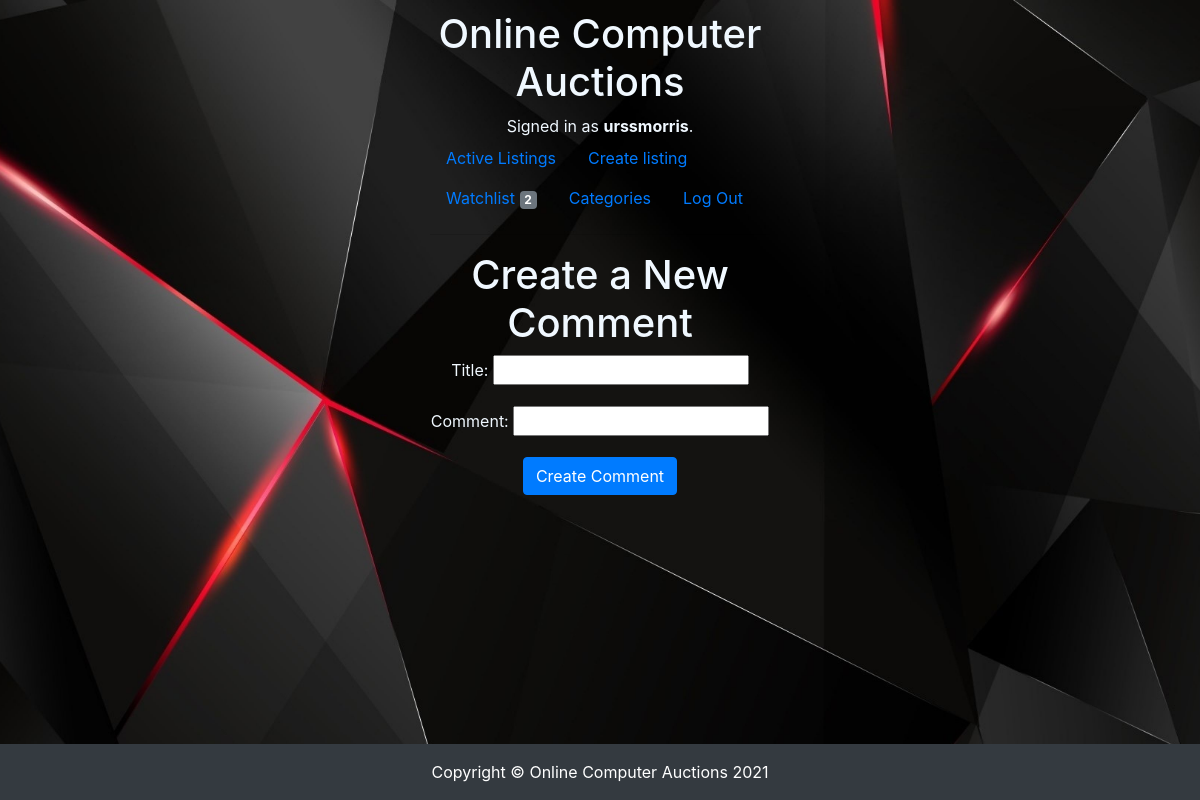
The app's page /comment/1 (signed in), older data.
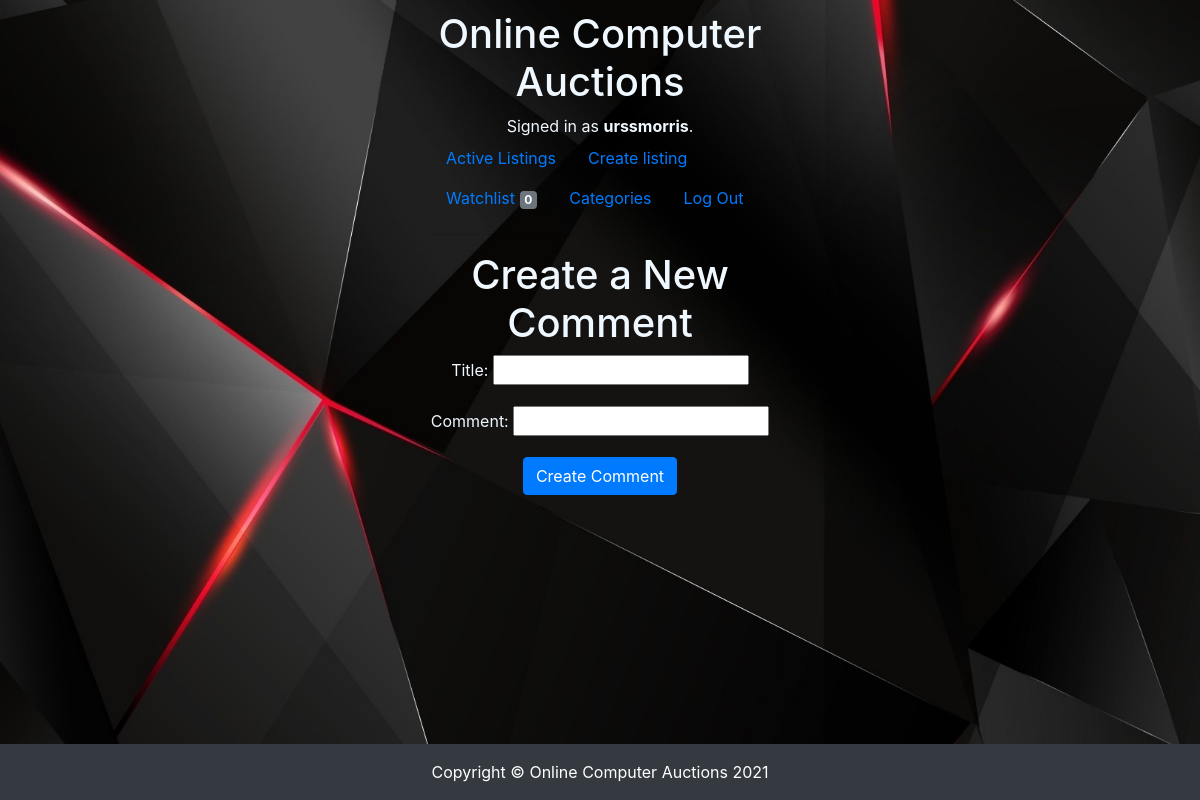
The same page, newer data.
### auctions/models.py (models this page shows)
class User(AbstractUser):
    pass

### auctions/views.py (the view)
# urls.py: path("comment/<int:listing_id>", views.comment, name="comment"),
def comment(request, listing_id):
    user = User.objects.get(username=request.user)
    listing = Listing.objects.get(pk=listing_id)
    if request.method == "POST":
        form = CommentForm(request.POST)
        if form.is_valid():
            comment = form.save(commit=False)
            comment.user = user
            comment.save()
            listing.comments.add(comment)
            listing.save()
            return HttpResponseRedirect(reverse('listing', args=(listing.id,)))
        else:
            return render(request, "auctions/comment.html", {
                "form": form,
                "listing_id": listing.id,
            })
    else:
        return render(request, "auctions/comment.html", {
            "form": CommentForm(),
            "listing_id": listing.id
        })

### auctions/forms.py
class CommentForm(ModelForm):
  class Meta:
    model = Comment
    fields = ["title", "comment"]

### auctions/templates/auctions/comment.html (shortened to what this page needs)
{% extends 'auctions/layout.html' %}
{% block body %}
  <h1>Create a New Comment</h1>
  <form action="{% url 'comment' listing_id %}" method="POST">
    {{ form.as_p }}
    <input type="submit" value="Create Comment" class="btn btn-primary">
  </form>
{% endblock %}

### auctions/templates/auctions/layout.html (shortened to what this page needs)
{% load static %}
<!DOCTYPE html>
<html lang="en">
    <head>
        <link rel="stylesheet" href="https://stackpath.bootstrapcdn.com/bootstrap/4.4.1/css/bootstrap.min.css">
        <link href="{% static 'auctions/styles.css' %}" rel="stylesheet">
    </head>
    <body class="bg-img" style="background-image: url('{% static "auctions/images/top_background.jpg"%}');">
        <h1>Online Computer Auctions</h1>
        <div>
            {% if user.is_authenticated %}
                Signed in as <strong>{{ user.username }}</strong>.
            {% else %}
                Not signed in.
            {% endif %}
        </div>
        <ul class="nav">
            <li class="nav-item">
                <a class="nav-link" href="{% url 'index' %}">Active Listings</a>
            </li>
            {% if user.is_authenticated %}
                <li class="nav-item">
                    <a class="nav-link" href="{% url 'create' %}">Create listing</a>
                </li>
                <li class="nav-item">
                    <a class="nav-link" href="{% url 'watchlist' %}">Watchlist <span class="badge badge-secondary">{{ user.watchlist.count }}</span></a>
                </li>
                <li class="nav-item">
                    <a class="nav-link" href="{% url 'categories' %}">Categories</a>
                </li>
                <li class="nav-item">
                    <a class="nav-link" href="{% url 'logout' %}">Log Out</a>
                </li>
            {% endif %}
        </ul>
        <hr>
        {% block body %}
        {% endblock %}
        <footer class="py-3 bg-dark" >
            <div class="container"><p class="m-0 text-center text-white">Copyright &copy; Online Computer Auctions 2021</p></div>
        </footer>
    </body>
</html>

Row changes from the older to the newer data that the page shows:
changed User "urssmorris": watchlist.count "2" → "0"
